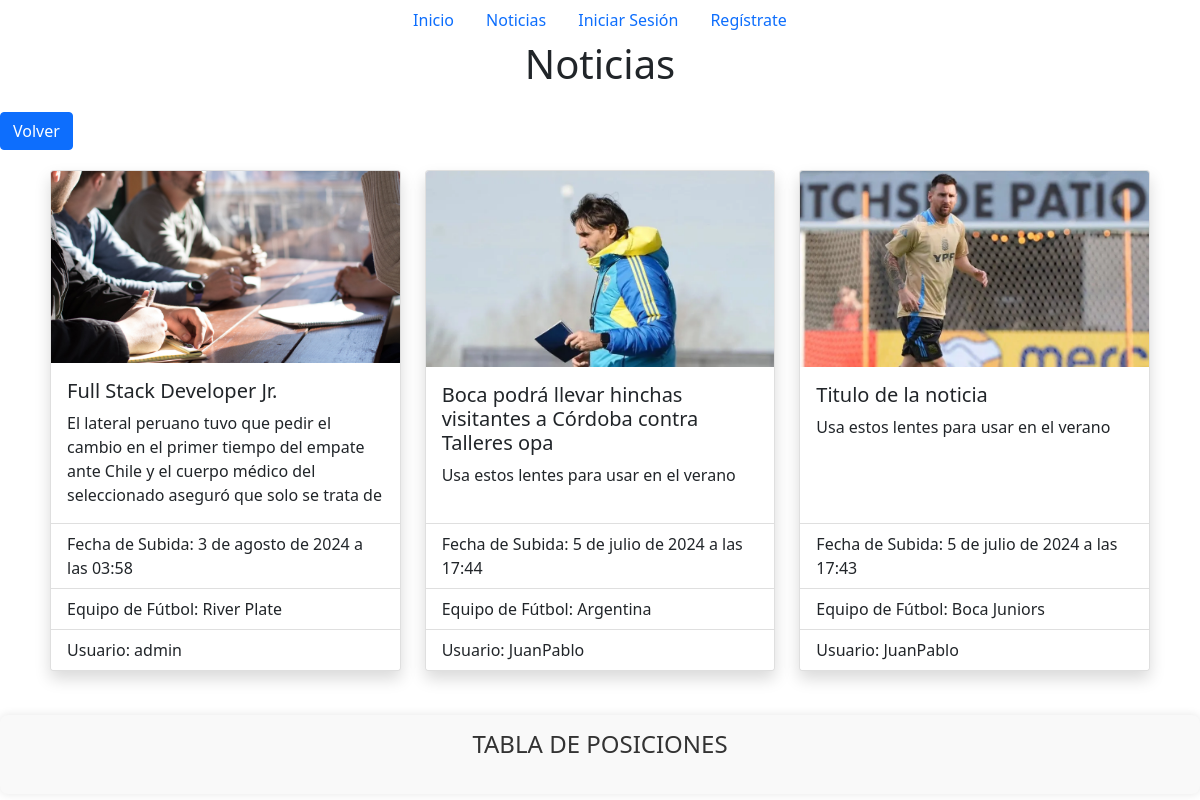
Screenshot of /noticias/ with the database file from the repository.
### noticias/models.py (models this page shows, shortened)
class Noticias(models.Model):
    titulo = models.CharField(max_length=150)
    descripcion = models.TextField()
    imagen = models.ImageField()
    equipo = models.ForeignKey(EquipoFutbol, on_delete=models.CASCADE, blank=True, null=True)
    seleccion = models.ForeignKey(Selecciones, on_delete=models.CASCADE, blank=True, null=True)
    cuerpo = RichTextField()
    fecha_subida = models.DateTimeField(auto_now_add=True)
    usuario = models.ForeignKey(settings.AUTH_USER_MODEL, on_delete=models.CASCADE)
    class Meta:
        verbose_name = 'Noticia'
        verbose_name_plural = 'Noticias'
        ordering = ['-fecha_subida']
        indexes = [
            models.Index(fields=['-fecha_subida']),
        ]
        permissions = [
            ("add_noticia", "Puede añadir noticias"),
            ("change_noticia", "Puede cambiar noticias"),
            ("delete_noticia", "Puede borrar noticias"),
        ]

### equipos/models.py (models this page shows)
class EquipoFutbol(models.Model):
    nombre = models.CharField(max_length=150)
    url = models.CharField(max_length=150, blank=True, null=True)
    def __str__(self):
        return self.nombre
    class Meta:
        verbose_name = 'Equipo Futbol'
        verbose_name_plural = 'Equipos de Futbol'

class Selecciones(models.Model):
    nombre = models.CharField(max_length=150)
    url = models.CharField(max_length=150, blank=True, null=True)
    def __str__(self):
        return self.nombre
    class Meta:
        verbose_name = 'Seleccion'
        verbose_name_plural = 'Selecciones'

### usuarios/models.py (models this page shows)
class CustomUser(AbstractUser):
    profile_image = models.ImageField(upload_to='profile_images/', null=True, blank=True)
    fecha_nacimiento = models.DateField(null=True, blank=True)
    equipo = models.ForeignKey(EquipoFutbol, on_delete=models.CASCADE, null=True, blank=True)
    twitter = models.CharField(max_length=35, null=True, blank=True)
    celular = models.CharField(max_length=15, null=True, blank=True)
    facebook = models.CharField(max_length=55, null=True, blank=True)
    instagram = models.CharField(max_length=35, null=True, blank=True)
    noticias_publicadas = models.IntegerField(default=0)
    def __str__(self):
        return self.username
    class Meta:
        verbose_name = 'Usuario'
        verbose_name_plural = 'Usuarios'

### noticias/views.py (the view)
# urls.py: path('noticias/', include('noticias.urls')),
def noticias(request):
    noticias_list = Noticias.objects.order_by('-fecha_subida')[:3]
    context = {
        'noticias': noticias_list,
    }
    return render(request, 'noticias.html', context)

### mundo_futbol/context_processors.py (called while the page is built)
def football_api_key(request):
    return {'FOOTBALL_API_KEY': settings.FOOTBALL_API_KEY}

def user_permissions(request):
    if request.user.is_authenticated:
        return {
            'user_can_create_news': request.user.has_perm('noticias.add_noticia') or request.user.is_staff,
        }
    return {}

### templates/noticias.html (shortened to what this page needs)
{% extends 'base.html' %}
{% load static %}
{% block css %}
<link rel="stylesheet" href="{% static 'estilos/noticias.css' %}">
{% endblock css %}
{% block content %}
<h1 class="mb-4 text-center">Noticias</h1>
<a href="../" class="btn btn-primary">Volver</a>
<div class="container">
    <div class="row justify-content-center">
        {% for noticia in noticias %}
        <div class="col-md-4 mb-4">
            <a href="{% url 'ver_noticia' noticia.id %}" class="text-decoration-none text-dark">
                <div class="card h-100 shadow card-hover">
                    <img src="{{ noticia.imagen.url }}" class="card-img-top" alt="{{ noticia.titulo }}">
                    <div class="card-body">
                        <h5 class="card-title">{{ noticia.titulo }}</h5>
                        <p class="card-text">{{ noticia.descripcion }}</p>
                    </div>
                    <ul class="list-group list-group-flush">
                        <li class="list-group-item">Fecha de Subida: {{ noticia.fecha_subida }}</li>
                        {% if noticia.seleccion %}
                        <li class="list-group-item">Equipo de Fútbol: {{ noticia.seleccion }}</li>
                        {% else %}
                        <li class="list-group-item">Equipo de Fútbol: {{ noticia.equipo }}</li>
                        {% endif %}
                        <li class="list-group-item">Usuario: {{ noticia.usuario }}</li>
                    </ul>
                </div>
            </a>
        </div>
        {% endfor %}
    </div>
</div>
{% include 'tabla.html' %}
{% endblock %}

### static/estilos/noticias.css (style rules this page uses)
.card-hover { transition: transform .2s; }

### templates/tabla.html (style rules this page uses)
.container { display: flex; justify-content: space-between; padding: 20px; }

### rows the page displays
Noticias: shows a picture, titulo "Full Stack Developer Jr.", descripcion "El lateral peruano tuvo que pedir el cambio en el primer tiempo del empate ante Chile y el cuerpo médico del seleccionado aseguró que solo se trata de", fecha_subida "3 de agosto de 2024 a las 03:58", equipo "River Plate", usuario "admin"
Noticias: shows a picture, titulo "Boca podrá llevar hinchas visitantes a Córdoba contra Talleres opa", descripcion "Usa estos lentes para usar en el verano", fecha_subida "5 de julio de 2024 a las 17:44", seleccion "Argentina", usuario "JuanPablo"
Noticias: shows a picture, titulo "Titulo de la noticia", descripcion "Usa estos lentes para usar en el verano", fecha_subida "5 de julio de 2024 a las 17:43", equipo "Boca Juniors", usuario "JuanPablo"
